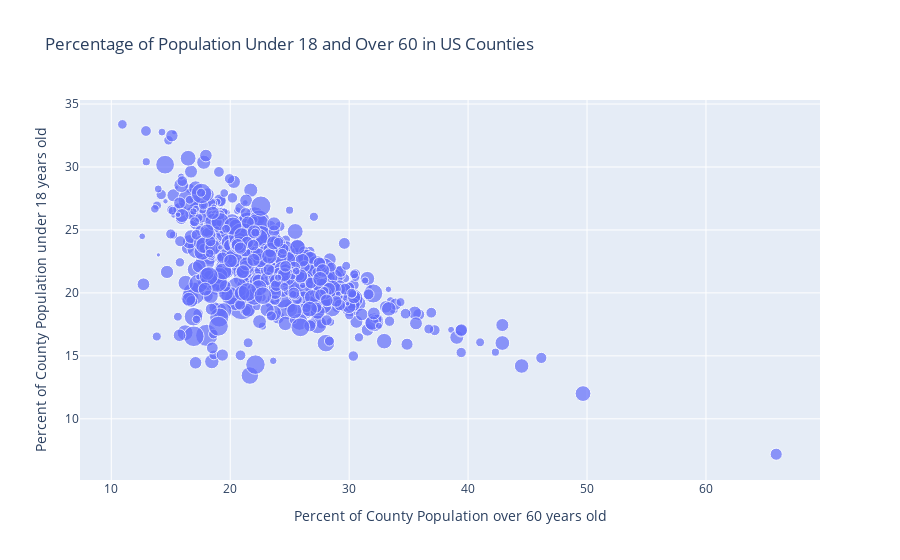

The code cell stored with this chart in its notebook:
### Code cell
# make a graph to show percent of largest 18 under population 
# with bubble size corresponding to #hospital beds per 1000 people
bubble_u18_o60_beds = px.scatter(df_county_health,
                            x = "percent_over60",
                            y = "percent_under18",
                            size = "hospitalbeds_per1000",
                            hover_data = ['Geographic Area N',"Total"],
                            title = "Percentage of Population Under 18 and Over 60 in US Counties",
                            labels = {"Geographic Area N": "County, State Name",
                                      "Total": "Total Population",
                                      "percent_over60": "Percent of County Population over 60 years old",
                                      "percent_under18": "Percent of County Population under 18 years old",
                                     "hospitalbeds_per1000": "Number of Hospital Beds per 1000 People"})

bubble_u18_o60_beds

### Figure 1 — Plotly figure (JSON) as saved in the notebook; plotly's stock layout.template omitted (floating-point values rounded to 4 significant figures; data arrays with more than 128 entries replaced by an {"elided": "..."} marker saying what was removed)
{"data": [{"customdata": {"elided": "817x2 mixed values"}, "hovertemplate": "Percent of County Population over 60 years old=%{x}<br>Percent of County Population under 18 years old=%{y}<br>Number of Hospital Beds per 1000 People=%{marker.size}<br>County, State Name=%{customdata[0]}<br>Total Population=%{customdata[1]}<extra></extra>", "legendgroup": "", "marker": {"color": "#636efa", "size": {"elided": "817 float values"}, "sizemode": "area", "sizeref": 0.0357, "symbol": "circle"}, "mode": "markers", "name": "", "showlegend": false, "type": "scatter", "x": {"elided": "817 float values"}, "xaxis": "x", "y": {"elided": "817 float values"}, "yaxis": "y"}], "layout": {"autosize": true, "legend": {"itemsizing": "constant", "tracegroupgap": 0}, "title": {"text": "Percentage of Population Under 18 and Over 60 in US Counties"}, "xaxis": {"anchor": "y", "autorange": true, "domain": [0, 1], "range": [7.636, 69.26], "title": {"text": "Percent of County Population over 60 years old"}, "type": "linear"}, "yaxis": {"anchor": "x", "autorange": true, "domain": [0, 1], "range": [4.887, 35.53], "title": {"text": "Percent of County Population under 18 years old"}, "type": "linear"}}}
